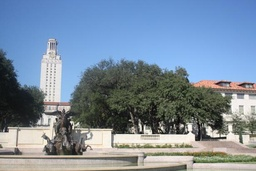
#> input picture hw4/uttower1.jpg, 256 x 171 px, shrunk from 615 x 410 before the run
$ python -i panorama.py   (imports and definitions only)
#> lines starting #> are read from the running program, lines starting #| are printed output that depends on the picture
import numpy as np
from skimage import filters
from skimage.feature import corner_peaks
from skimage.util.shape import view_as_blocks
from scipy.spatial.distance import cdist
from scipy.ndimage.filters import convolve
import math

from utils import pad, unpad, get_output_space, warp_image

def harris_corners(img, window_size=3, k=0.04):
    """
    Compute Harris corner response map. Follow the math equation
    R=Det(M)-k(Trace(M)^2).

    Hint:
        You may use the function scipy.ndimage.filters.convolve,
        which is already imported above.

    Args:
        img: Grayscale image of shape (H, W)
        window_size: size of the window function
        k: sensitivity parameter

    Returns:
        response: Harris response image of shape (H, W)
    """

    H, W = img.shape
    window = np.ones((window_size, window_size))

    response = np.zeros((H, W))

    dx = filters.sobel_v(img)
    dy = filters.sobel_h(img)

    ### YOUR CODE HERE

    ws = window_size-1

    dx2= np.square(dx)
    dy2= np.square(dy)
    dxy= np.multiply(dx,dy)

    for row in range(H):
        for col in range(W):
            Ixy=np.sum(convolve(window, dxy[row : row+ws, col : col+ws]))
            Ix2=np.sum(convolve(window, dx2[row : row+ws, col : col+ws]))
            Iy2=np.sum(convolve(window, dy2[row : row+ws, col : col+ws]))
            M=[[Ix2,Ixy],[Ixy,Iy2]]
            response[row,col] = np.linalg.det(M) - (k * np.square(np.trace(M)))

    ### END YOUR CODE

    return response


# [325 lines left out: functions simple_descriptor, describe_keypoints, match_descriptors, fit_affine_matrix, ransac, hog_descriptor and 2 more, not called in this run]

>>> import cv2
>>> picture = cv2.imread('uttower1.jpg', cv2.IMREAD_GRAYSCALE)
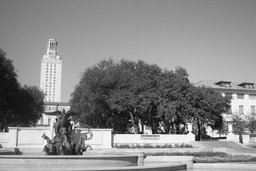
#> picture: shape (171, 256); min 3, max 255, mean 136.7
>>> result = harris_corners(picture)
#> in harris_corners, `dx = filters.sobel_v(img)`:
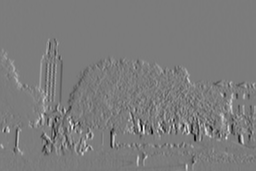
#> dx: shape (171, 256) float64; min -0.856, max 0.904, mean 0.00212; drawn with min black and max white
#> in harris_corners, `dy = filters.sobel_h(img)`:
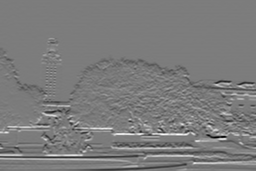
#> dy: shape (171, 256) float64; min -0.862, max 0.911, mean 0.000845; drawn with min black and max white
#> in harris_corners, `dx2= np.square(dx)`:
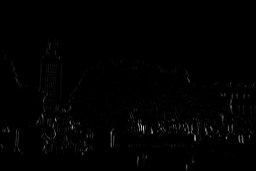
#> dx2: shape (171, 256) float64; min 0, max 0.817, mean 0.00726
#> in harris_corners, `dy2= np.square(dy)`:
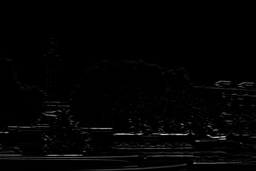
#> dy2: shape (171, 256) float64; min 0, max 0.83, mean 0.014
#> in harris_corners, `dxy= np.multiply(dx,dy)`:
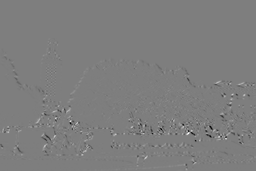
#> dxy: shape (171, 256) float64; min -0.298, max 0.304, mean -0.000364; drawn with min black and max white
#> after the loop in harris_corners, `for row in range(H):`:
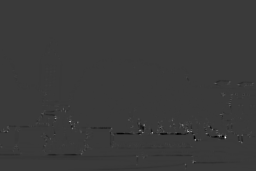
#> response: shape (171, 256) float64; min -13.64, max 46.3, mean 0; drawn with min black and max white

$ run again, on hw4/uttower2.jpg
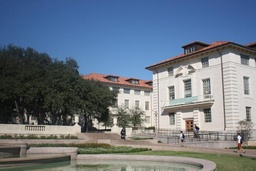
#> input picture hw4/uttower2.jpg, 256 x 171 px, shrunk from 615 x 410 before the run
#> in harris_corners, `dxy= np.multiply(dx,dy)`:
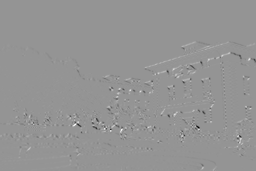
#> dxy: shape (171, 256) float64; min -0.334, max 0.239, mean -0.000151; drawn with min black and max white
#> after the loop in harris_corners, `for row in range(H):`:
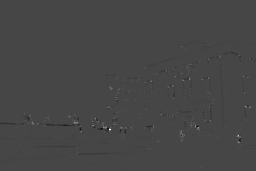
#> response: shape (171, 256) float64; min -10.82, max 28.5, mean 0; drawn with min black and max white

$ run again, on hw4/yosemite1.jpg
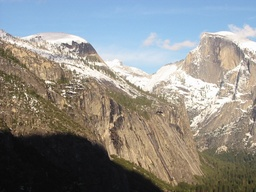
#> input picture hw4/yosemite1.jpg, 256 x 192 px, shrunk from 640 x 480 before the run
#> in harris_corners, `dxy= np.multiply(dx,dy)`:
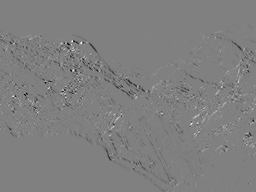
#> dxy: shape (192, 256) float64; min -0.151, max 0.149, mean -0.00107; drawn with min black and max white
#> after the loop in harris_corners, `for row in range(H):`:
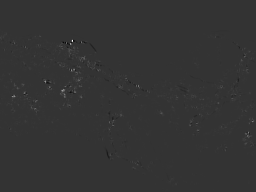
#> response: shape (192, 256) float64; min -3.42, max 13.45, mean 0.0235; drawn with min black and max white

$ run again, on hw4/yosemite2.jpg
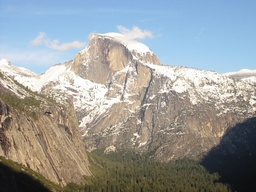
#> input picture hw4/yosemite2.jpg, 256 x 192 px, shrunk from 640 x 480 before the run
#> after the loop in harris_corners, `for row in range(H):`:
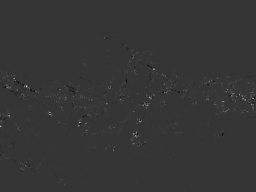
#> response: shape (192, 256) float64; min -1.85, max 6.95, mean 0.0176; drawn with min black and max white
